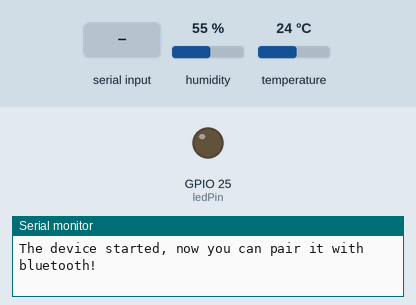
Simulated run of this program. Board: ESP32. Shown: output pins drawn as LEDs (lit = HIGH), the last lines printed to the serial monitor. The test bench sets the inputs (shaded band); at power-on: humidity 55 %, temperature 24 °C. Nothing arrives over Bluetooth unless stated.

Above: at 1.2 s.
1.3 s: "led_on\n" received over the second serial link
At 2.3 s:
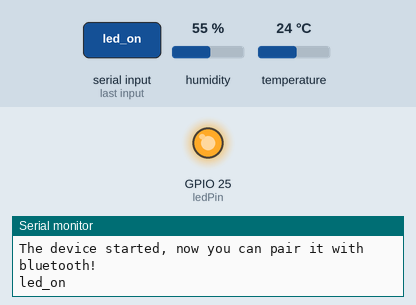
2.9 s: "led_off\n" received over the second serial link
At 4.0 s:
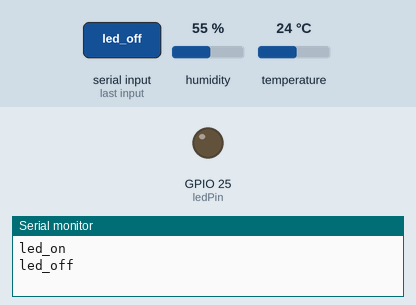
Timing chart, 0 to 5.9 s (numbered marks = the images above; inputs shaded):
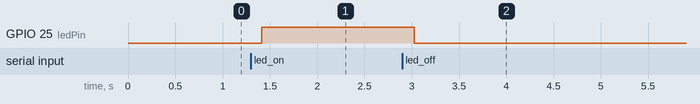

The program:

main.cpp
```cpp
#include <Arduino.h>

#include "BluetoothSerial.h"
#include "DHT.h"

// Check if Bluetooth configs are enabled
#if !defined(CONFIG_BT_ENABLED) || !defined(CONFIG_BLUEDROID_ENABLED)
#error Bluetooth is not enabled! Please run `make menuconfig` to and enable it
#endif

// Bluetooth Serial object
BluetoothSerial SerialBT;

// GPIO where LED is connected to
const int ledPin =  25;

#define DHTPIN 5
#define DHTTYPE DHT11

DHT dht(DHTPIN, DHTTYPE);

// Handle received and sent messages
String message = "";
char incomingChar;
String dhtString = "";


// Timer: auxiliar variables
unsigned long previousMillis = 0;    // Stores last time temperature was published
const long interval = 10000;         // interval at which to publish sensor readings

void setup() {
  pinMode(ledPin, OUTPUT);
  Serial.begin(115200);
  // Bluetooth device name
  SerialBT.begin("ESP32");
  Serial.println("The device started, now you can pair it with bluetooth!");
  dht.begin();
}

void loop() {
  unsigned long currentMillis = millis();
  // Send temperature readings
  if (currentMillis - previousMillis >= interval){
    previousMillis = currentMillis;
    dht.read();
    dhtString = String(dht.readTemperature(0)) + "C  " +  String(dht.readHumidity(0)) + "%";
    SerialBT.println(dhtString);
  }

  // Read received messages (LED control command)
  if (SerialBT.available()){
    char incomingChar = SerialBT.read();
    if (incomingChar != '\n'){
      message += String(incomingChar);
    }
    else{
      message = "";
    }
    Serial.write(incomingChar);
  }
  // Check received message and control output accordingly
  if (message =="led_on"){
    digitalWrite(ledPin, HIGH);
  }
  else if (message =="led_off"){
    digitalWrite(ledPin, LOW);
  }
  delay(20);
}
```

Measured:
- after the input at 1.3 s, GPIO 25 (ledPin): LOW → HIGH after 0.11 s
- after the input at 2.9 s, GPIO 25 (ledPin): HIGH → LOW after 0.12 s
